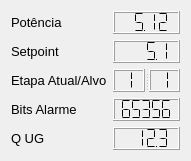
  <widget class="QWidget" name="layoutWidget_4">
   <property name="geometry">
    <rect>
     <x>730</x>
     <y>330</y>
     <width>191</width>
     <height>141</height>
    </rect>
   </property>
   <layout class="QGridLayout" name="gridLayout_ug2">
    <item row="0" column="0">
     <widget class="QLabel" name="label_potencia_ug2">
      <property name="font">
       <font>
        <pointsize>10</pointsize>
       </font>
      </property>
      <property name="text">
       <string>Potência</string>
      </property>
     </widget>
    </item>
    <item row="0" column="1">
     <widget class="QLCDNumber" name="lcdNumber_potencia_ug2">
      <property name="autoFillBackground">
       <bool>true</bool>
      </property>
      <property name="smallDecimalPoint">
       <bool>true</bool>
      </property>
      <property name="digitCount">
       <number>4</number>
      </property>
      <property name="segmentStyle">
       <enum>QLCDNumber::Flat</enum>
      </property>
      <property name="value" stdset="0">
       <double>5.123000000000000</double>
      </property>
     </widget>
    </item>
    <item row="1" column="0">
     <widget class="QLabel" name="label_setpoint_ug2">
      <property name="font">
       <font>
        <pointsize>10</pointsize>
       </font>
      </property>
      <property name="text">
       <string>Setpoint</string>
      </property>
     </widget>
    </item>
    <item row="2" column="0">
     <widget class="QLabel" name="label_etapa_ug2">
      <property name="font">
       <font>
        <pointsize>10</pointsize>
       </font>
      </property>
      <property name="text">
       <string>Etapa Atual/Alvo</string>
      </property>
     </widget>
    </item>
    <item row="3" column="0">
     <widget class="QLabel" name="label_bitsalarme_ug2">
      <property name="font">
       <font>
        <pointsize>10</pointsize>
       </font>
      </property>
      <property name="text">
       <string>Bits Alarme</string>
      </property>
     </widget>
    </item>
    <item row="4" column="0">
     <widget class="QLabel" name="label_q_ug2">
      <property name="font">
       <font>
        <pointsize>10</pointsize>
       </font>
      </property>
      <property name="text">
       <string>Q UG</string>
      </property>
      <property name="alignment">
       <set>Qt::AlignLeading|Qt::AlignLeft|Qt::AlignVCenter</set>
      </property>
     </widget>
    </item>
    <item row="1" column="1">
     <widget class="QLCDNumber" name="lcdNumber_setpoint_ug2">
      <property name="autoFillBackground">
       <bool>true</bool>
      </property>
      <property name="smallDecimalPoint">
       <bool>true</bool>
      </property>
      <property name="digitCount">
       <number>4</number>
      </property>
      <property name="segmentStyle">
       <enum>QLCDNumber::Flat</enum>
      </property>
      <property name="value" stdset="0">
       <double>5.100000000000000</double>
      </property>
     </widget>
    </item>
    <item row="3" column="1">
     <widget class="QLCDNumber" name="lcdNumber_bitsalarme_ug2">
      <property name="autoFillBackground">
       <bool>true</bool>
      </property>
      <property name="smallDecimalPoint">
       <bool>false</bool>
      </property>
      <property name="digitCount">
       <number>5</number>
      </property>
      <property name="segmentStyle">
       <enum>QLCDNumber::Flat</enum>
      </property>
      <property name="value" stdset="0">
       <double>65356.000000000000000</double>
      </property>
     </widget>
    </item>
    <item row="4" column="1">
     <widget class="QLCDNumber" name="lcdNumber_q_ug2">
      <property name="autoFillBackground">
       <bool>true</bool>
      </property>
      <property name="smallDecimalPoint">
       <bool>true</bool>
      </property>
      <property name="digitCount">
       <number>4</number>
      </property>
      <property name="segmentStyle">
       <enum>QLCDNumber::Flat</enum>
      </property>
      <property name="value" stdset="0">
       <double>12.340000000000000</double>
      </property>
     </widget>
    </item>
    <item row="2" column="1">
     <widget class="QSplitter" name="splitter_2">
      <property name="orientation">
       <enum>Qt::Horizontal</enum>
      </property>
      <widget class="QLCDNumber" name="lcdNumber_etapa_atual_ug2">
       <property name="autoFillBackground">
        <bool>true</bool>
       </property>
       <property name="smallDecimalPoint">
        <bool>false</bool>
       </property>
       <property name="digitCount">
        <number>1</number>
       </property>
       <property name="segmentStyle">
        <enum>QLCDNumber::Flat</enum>
       </property>
       <property name="value" stdset="0">
        <double>1.000000000000000</double>
       </property>
      </widget>
      <widget class="QLCDNumber" name="lcdNumber_etapa_alvo_ug2">
       <property name="autoFillBackground">
        <bool>true</bool>
       </property>
       <property name="smallDecimalPoint">
        <bool>false</bool>
       </property>
       <property name="digitCount">
        <number>1</number>
       </property>
       <property name="segmentStyle">
        <enum>QLCDNumber::Flat</enum>
       </property>
       <property name="value" stdset="0">
        <double>1.000000000000000</double>
       </property>
      </widget>
     </widget>
    </item>
   </layout>
  </widget>
